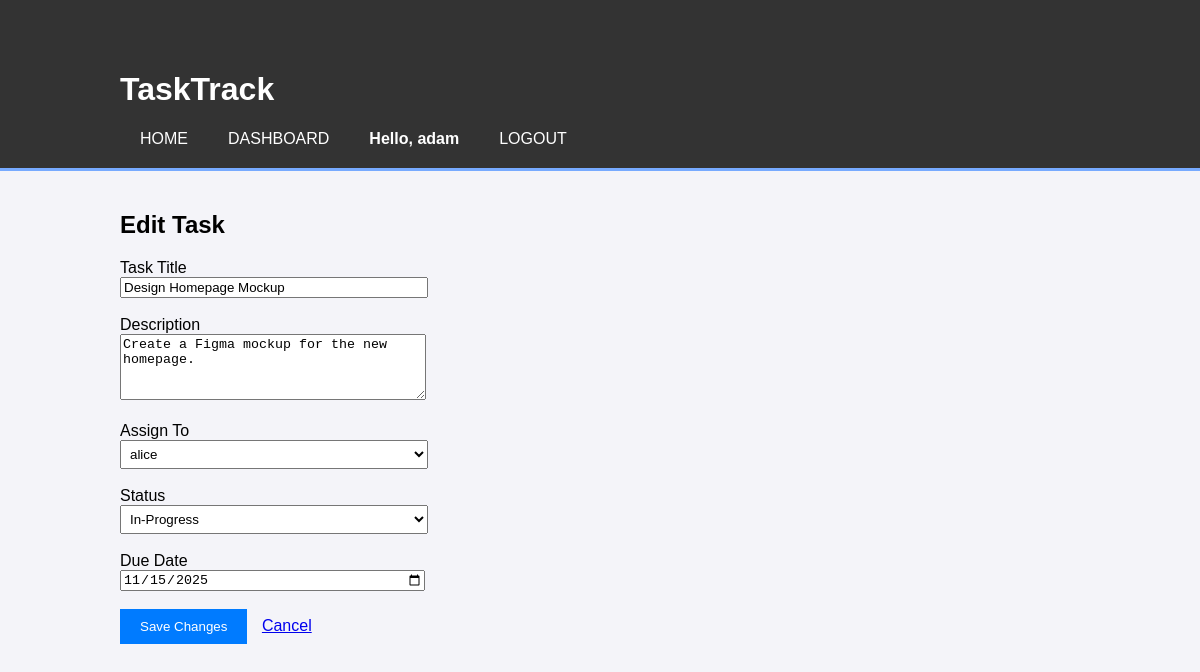
/task/1001/edit (signed in), run on the app's committed database.
### tables this page shows
CREATE TABLE users (
    user_id INTEGER PRIMARY KEY,
    username TEXT NOT NULl UNIQUE,
    email TEXT NOT NULL UNIQUE,
    password_hash TEXT NOT NULL,
    date_created TEXT NOT NULL
, is_admin INTEGER DEFAULT 0);

CREATE TABLE tasks (
    task_id INTEGER PRIMARY KEY,
    project_id INTEGER NOT NULL,
    assignee_id INTEGER,
    task_title TEXT NOT NULL,
    description TEXT,
    status TEXT NOT NULL,
    due_date TEXT,
    FOREIGN KEY (project_id) REFERENCES projects (project_id),
    FOREIGN KEY (assignee_id) REFERENCES users (user_id)
);

### app.py (the view, shortened to what this page needs)
@app.route('/task/<int:task_id>/edit', methods=('GET', 'POST'))
def edit_task(task_id):
    if 'user_id' not in session:
        return redirect(url_for('login'))
    user_id = session['user_id']
    connection = get_db_connection()
    task = connection.execute('SELECT * FROM tasks WHERE task_id = ?', (task_id,)).fetchone()
    if task is None:
        connection.close()
        return "Task not found", 404
    project_id = task['project_id']
    member = connection.execute(
        'SELECT * FROM project_members WHERE project_id = ? AND user_id = ?',
        (project_id, user_id)
    ).fetchone()
    if member is None and session.get('is_admin') != 1:
        connection.close()
        flash('You do not have permission to edit this task.')
        return redirect(url_for('dashboard'))
    members = connection.execute(
        '''
        SELECT u.user_id, u.username
        FROM users u
        JOIN project_members pm ON u.user_id = pm.user_id
        WHERE pm.project_id = ?
        ''',
        (project_id,)
    ).fetchall()
    connection.close()
    return render_template('edit_task.html', task=task, members=members)

### app.py (called while the page is built)
def get_db_connection():
    connection = sqlite3.connect('fake_db.db')
    connection.row_factory = sqlite3.Row
    return connection

### templates/edit_task.html (shortened to what this page needs)
{% extends 'base.html' %}
{% block content %}
    <h2>Edit Task</h2>
    <form method="post">
        <label for="task_title">Task Title</label><br>
        <input type="text" name="task_title" value="{{ task['task_title'] }}" required style="width: 300px;">
        <br><br>
        <label for="description">Description</label><br>
        <textarea name="description" rows="4" style="width: 300px;">{{ task['description'] }}</textarea>
        <br><br>
        <label for="assignee_id">Assign To</label><br>
        <select name="assignee_id" style="width: 308px; padding: 5px;">
            {% for member in members %}
                <option value="{{ member['user_id'] }}" {% if task['assignee_id'] == member['user_id'] %}selected{% endif %}>
                    {{ member['username'] }}
                </option>
            {% endfor %}
        </select>
        <br><br>
        <label for="status">Status</label><br>
        <select name="status" style="width: 308px; padding: 5px;">
            <option value="In-Progress" {% if task['status'] == 'In-Progress' %}selected{% endif %}>In-Progress</option>
        </select>
        <br><br>
        <label for="due_date">Due Date</label><br>
        <input type="date" name="due_date" value="{{ task['due_date'] }}" style="width: 300px;">
        <br><br>
        <button type="submit" style="background-color: #007bff; color: white; padding: 10px 20px; border: none; cursor: pointer;">Save Changes</button>
        <a href="{{ url_for('view_project', project_id=task['project_id']) }}" style="margin-left: 10px;">Cancel</a>
    </form>
{% endblock %}

### templates/base.html (shortened to what this page needs)
<!DOCTYPE html>
<html lang="en">
<head>
    <link rel="stylesheet" href="{{ url_for('static', filename='style.css') }}">
</head>
<body>
    <header>
        <div class="container">
            <h1>TaskTrack</h1>
            <nav>
                <ul>
                    <li><a href="{{ url_for('index') }}">Home</a></li>
                    {% if session['user_id'] %}
                        <li><a href="{{ url_for('dashboard') }}">Dashboard</a></li>
                        <li style="color: white; font-weight: bold;">Hello, {{ session['username'] }}</li>
                        <li><a href="{{ url_for('logout') }}">Logout</a></li>
                    {% else %}
                        <li><a href="{{ url_for('login') }}">Login</a></li>
                        <li><a href="{{ url_for('register') }}">Register</a></li>
                    {% endif %}
                </ul>
            </nav>
        </div>
    </header>
    <div class="container">
        {% block content %}{% endblock %}
    </div>
</body>
</html>

### static/style.css (style rules this page uses)
body { font-family: sans-serif; background-color: #f4f4f9; margin: 0; padding: 0; }
.container { width: 80%; margin: auto; overflow: hidden; padding: 20px; }
header { background: #333; color: #fff; padding-top: 30px; min-height: 70px; border-bottom: #77aaff 3px solid; }
header a { color: #fff; text-decoration: none; text-transform: uppercase; font-size: 16px; }
header ul { padding: 0; margin: 0; list-style: none; overflow: hidden; }
header li { float: left; display: inline; padding: 0 20px 0 20px; }

### data on the page
users: username "adam"
tasks: task_title "Design Homepage Mockup", description "Create a Figma mockup for the new homepage.", assignee_id "alice", status "In-Progress", due_date "11/15/2025"
